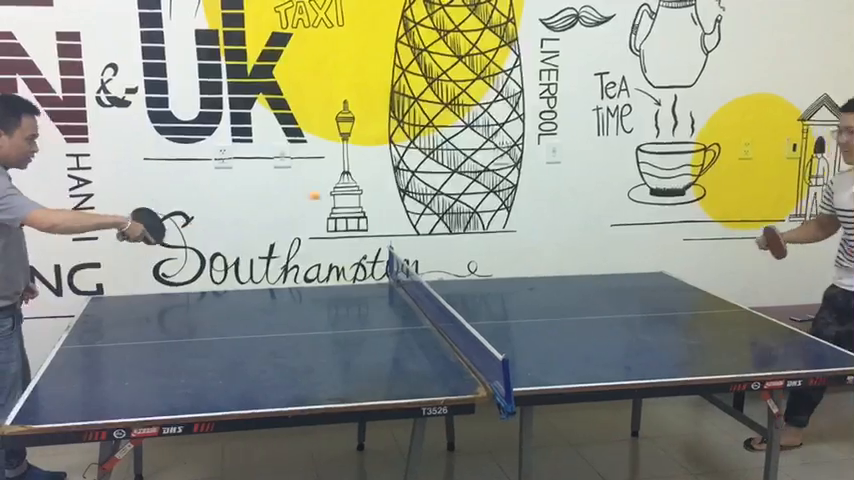
#> input picture frame 64 of 886479956532278082.mp4, 854 x 480 px, given in place of 1533630293571823615.mp4, which was not available
$ python table-tenis.py
#> lines starting #> are read from the running program, lines starting #| are printed output that depends on the picture; after the words box and inside, x2 and y2 are one past the last pixel; in counts of white or black regions, pixels touching at a corner belong together; pictures that were not available may be replaced by others from this repository, and a replacement may not be noted
import cv2
import numpy as np
import imutils

cap = cv2.VideoCapture('1533630293571823615.mp4')
i = 0
t = 0
done = False
#cap = cv2.VideoCapture(0)
while True:
    _, frame = cap.read()
#> frame is the input picture: shape (480, 854, 3); mean B, G, R 133.1, 148.9, 146.5

    flip_frame = cv2.flip(frame, 1)
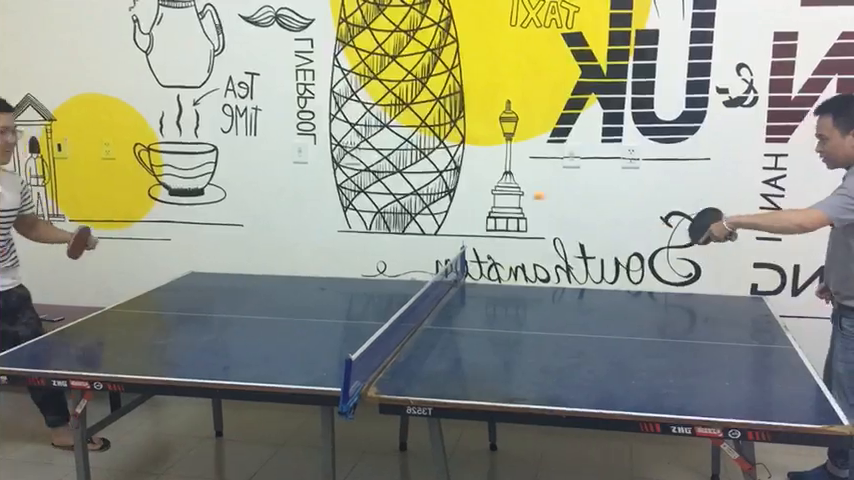
#> flip_frame: shape (480, 854, 3); mean B, G, R 133.1, 148.9, 146.5
    blur = cv2.GaussianBlur(flip_frame, (11, 11), 0)
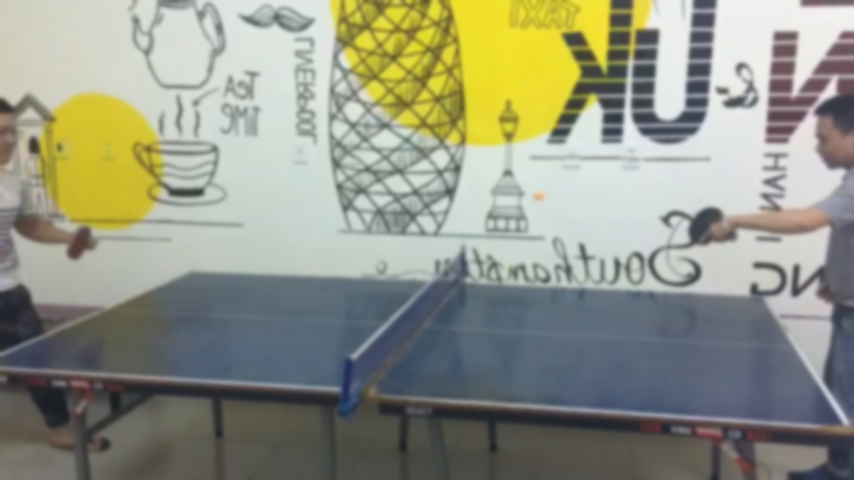
#> blur: shape (480, 854, 3); mean B, G, R 133.1, 148.9, 146.5
    hsv = cv2.cvtColor(blur, cv2.COLOR_BGR2HSV)
#> hsv: shape (480, 854, 3); mean H, S, V 68.2, 47.7, 155.4

    lower = np.array([10, 120, 30])
    upper = np.array([25, 255, 255])

    mask = cv2.inRange(hsv, lower, upper)
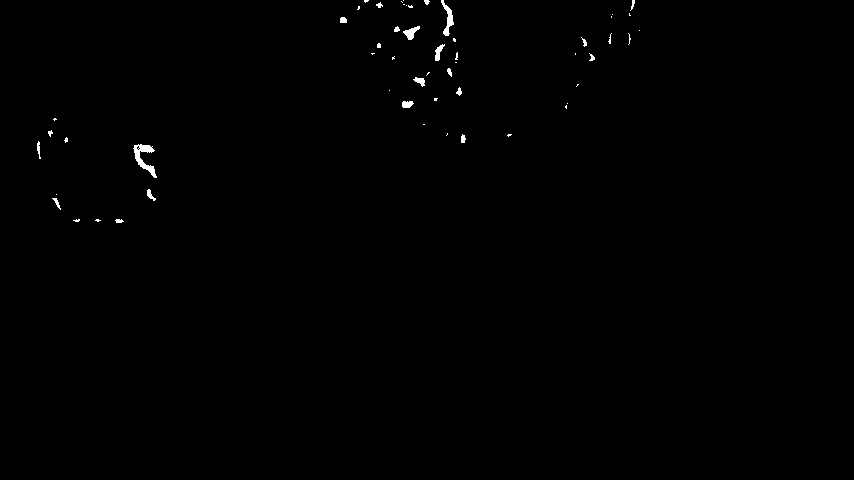
#> mask: shape (480, 854); 0.36% white; 55 white regions (34 under 20 px), largest, box (x1, y1, x2, y2) and area: (133, 144, 157, 178) 303, (441, 0, 454, 36) 181, (403, 26, 420, 40) 115

    mask = cv2.erode(mask, None, iterations=2)
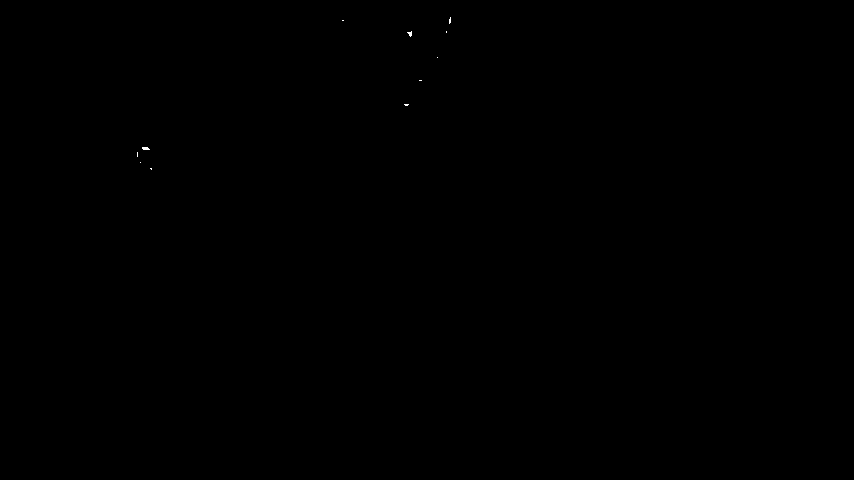
#> mask: shape (480, 854); 0.02% white in thin lines or dots, all inside (x1, y1, x2, y2) = (137, 17, 451, 170)
    mask = cv2.dilate(mask, None, iterations=2)
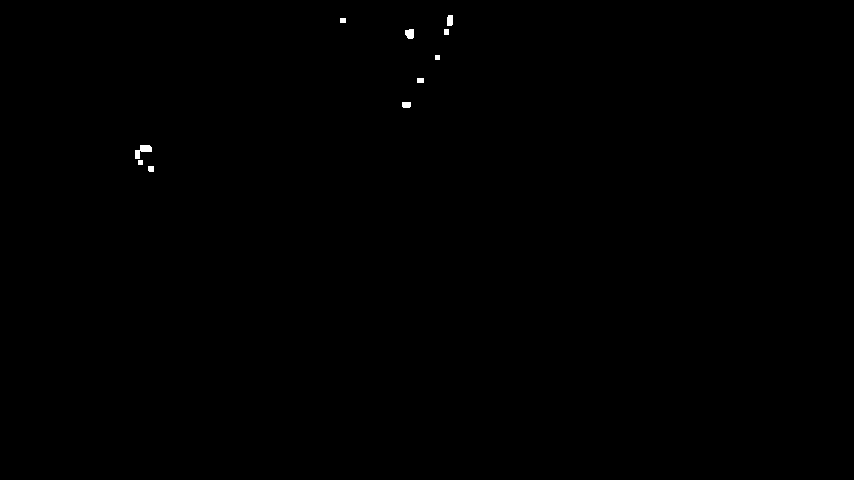
#> mask: shape (480, 854); 0.12% white; 10 white regions

    ball = cv2.bitwise_and(flip_frame, flip_frame, mask=mask)
    ball_crts = cv2.findContours(mask.copy(), cv2.RETR_EXTERNAL, cv2.CHAIN_APPROX_SIMPLE)
#> ball_crts = 10 contours, 2 with area under 20; largest, box (x1, y1, x2, y2) and area: (135, 145, 152, 159) 96, (405, 29, 414, 39) 62, (447, 15, 453, 26) 48, (402, 102, 411, 108) 39, (148, 166, 154, 172) 24, (417, 78, 424, 83) 24, (444, 29, 449, 35) 20, (340, 18, 346, 23) 20

    ball_crts = imutils.grab_contours(ball_crts)

    font = cv2.FONT_HERSHEY_COMPLEX
    if(len(ball_crts) > 0):
        c = max(ball_crts, key=cv2.contourArea)
#> c = contour of 12 points, box (x1, y1, x2, y2) (135, 145, 152, 159), area 96
        ((x,y), radius)=cv2.minEnclosingCircle(c)
#> x = 143; y = 152.5; radius = 9.71
        M =cv2.moments(c)
#> M = moments, m00 96.5, centre m10/m00, m01/m00 = (142.5, 150)
        ball_center = (int(M["m10"]/M["m00"]), int(M["m01"]/M["m00"]))
#> ball_center = (142, 150)
        if(radius>10):
            cv2.circle(flip_frame, (int(x), int(y)), int(radius), (255,0,0), 2)
            cv2.circle(flip_frame, ball_center, 5, (255,0,0), -1)


    if int(M["m10"]/M["m00"]) >= 400 and int(M["m10"]/M["m00"]) <= 430 :
        done = True
    if int(M["m10"]/M["m00"]) > 430 and done:
        t = t + 1
        done = False
    if int(M["m10"]/M["m00"]) < 400 and done:
        i= i + 1
        done = False

    cv2.putText(flip_frame, str(i),(130,100), font, 1,(0,0,0),2,cv2.LINE_AA)
    cv2.putText(flip_frame, str(t),(730,100), font, 1,(0,0,0),2,cv2.LINE_AA)
    cv2.line(flip_frame, (430, 2), (400, 473), (0,255,0), 2)
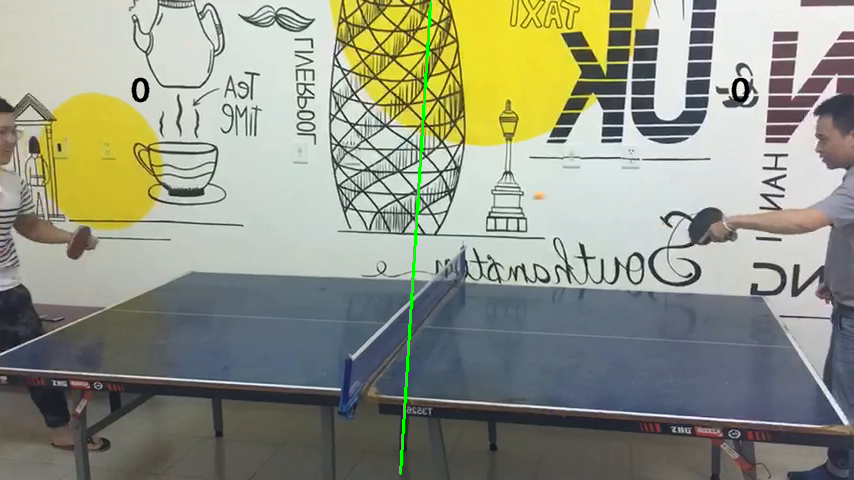
#> flip_frame: shape (480, 854, 3); mean B, G, R 132.6, 149.1, 145.8


    cv2.imshow('ball',ball)
    cv2.imshow('mask',mask)
    cv2.imshow('flip_frame',flip_frame)

    if cv2.waitKey(50) & 0xFF == ord('q'):
#> (key q is pressed here)
        break

cap.release()
cv2.destroyAllWindows()

$ run again, starting later in the video
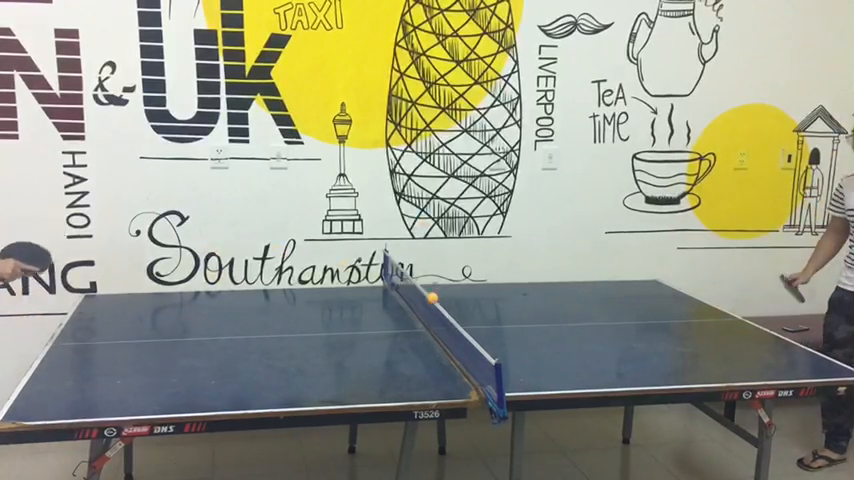
#> input picture frame 291 of 886479956532278082.mp4, 854 x 480 px, given in place of 1533630293571823615.mp4, which was not available
#> frame is the input picture: shape (480, 854, 3); mean B, G, R 136.4, 155.4, 153.7
#> hsv: shape (480, 854, 3); mean H, S, V 58.7, 46.6, 161.1
#> `mask = cv2.inRange(hsv, lower, upper)`:
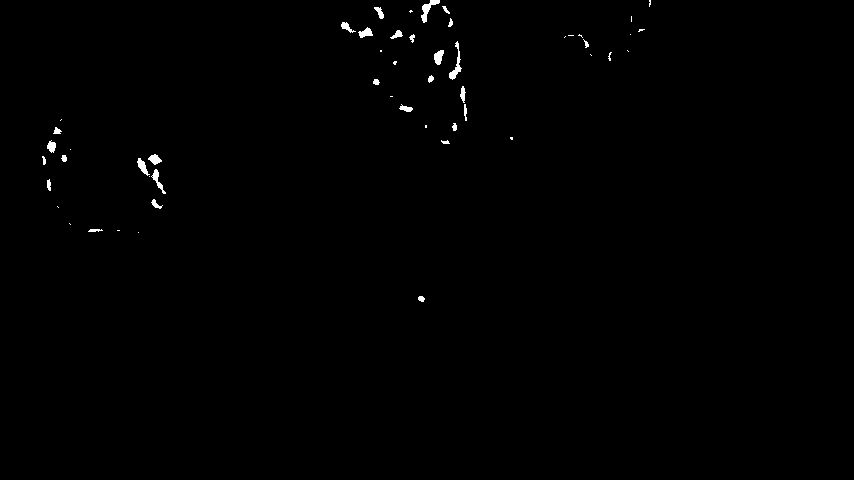
#> mask: shape (480, 854); 0.45% white; 52 white regions (23 under 20 px), largest, box (x1, y1, x2, y2) and area: (421, 0, 440, 23) 157, (449, 41, 462, 80) 155, (151, 169, 166, 194) 108
#> ball_crts = 13 contours, 2 with area under 20; largest, box (x1, y1, x2, y2) and area: (434, 51, 443, 64) 76, (423, 0, 440, 12) 73, (150, 155, 160, 164) 62, (360, 29, 372, 37) 60, (449, 67, 461, 79) 56
#> c = contour of 14 points, box (x1, y1, x2, y2) (434, 51, 443, 64), area 76
#> x = 439; y = 57; radius = 6.71
#> M = moments, m00 75.5, centre m10/m00, m01/m00 = (438, 56.82)
#> ball_center = (437, 56)
#> `cv2.line(flip_frame, (430, 2), (400, 473), (0,255,0), 2)`:
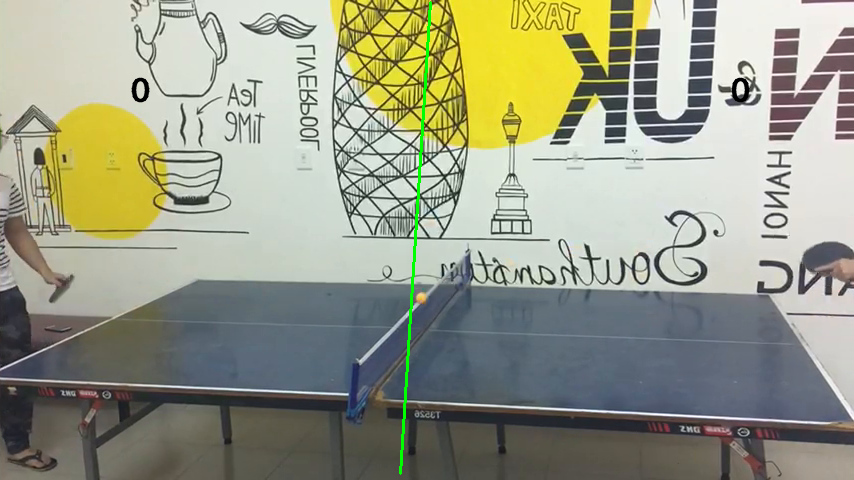
#> flip_frame: shape (480, 854, 3); mean B, G, R 135.8, 155.6, 153

$ run again, starting later in the video
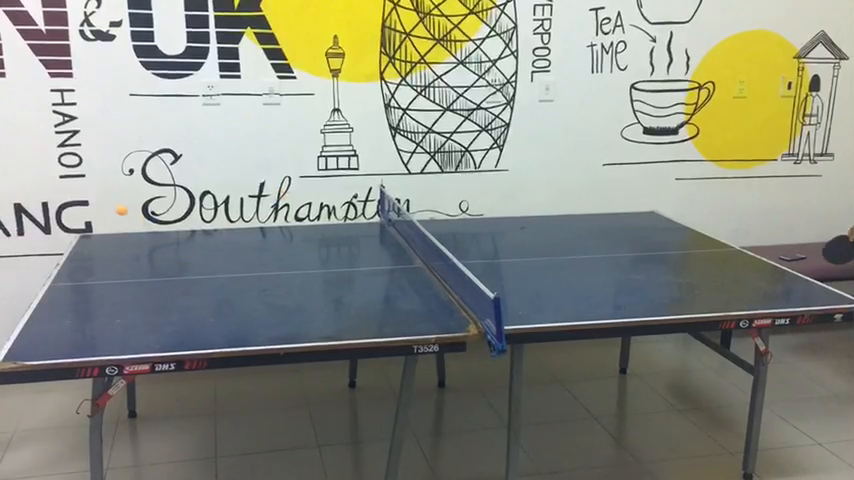
#> input picture frame 517 of 886479956532278082.mp4, 854 x 480 px, given in place of 1533630293571823615.mp4, which was not available
#> frame is the input picture: shape (480, 854, 3); mean B, G, R 131.8, 142.7, 139.9
#> hsv: shape (480, 854, 3); mean H, S, V 65, 40, 148.1
#> `mask = cv2.inRange(hsv, lower, upper)`:
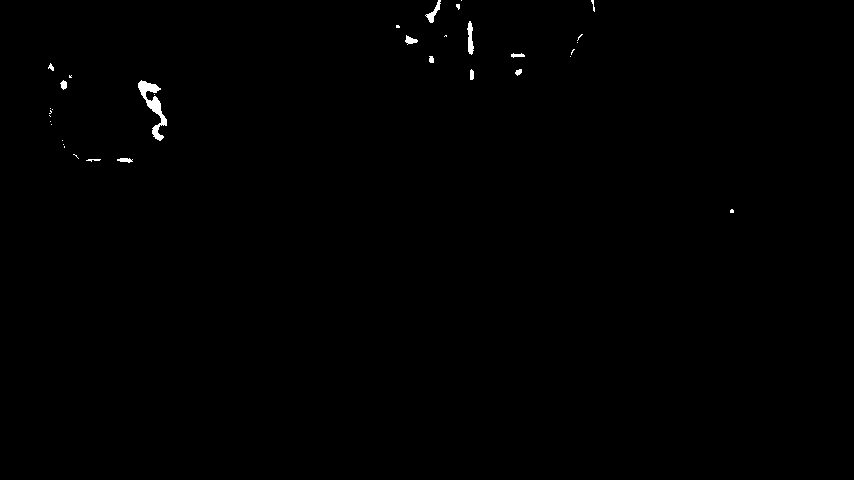
#> mask: shape (480, 854); 0.32% white; 34 white regions (21 under 20 px), largest, box (x1, y1, x2, y2) and area: (138, 80, 167, 141) 569, (467, 21, 474, 55) 148, (425, 0, 441, 23) 120
#> ball_crts = 8 contours; box (x1, y1, x2, y2) and area: (138, 81, 158, 95) 162, (147, 98, 161, 114) 135, (153, 127, 162, 140) 56, (468, 41, 473, 52) 40, (428, 13, 434, 22) 38, (406, 37, 413, 44) 33, (161, 118, 167, 125) 30, (61, 82, 67, 88) 25
#> c = contour of 22 points, box (x1, y1, x2, y2) (138, 81, 158, 95), area 162
#> x = 147.5; y = 86.5; radius = 10.12
#> M = moments, m00 162, centre m10/m00, m01/m00 = (146.6, 87.02)
#> ball_center = (146, 87)
#> `cv2.line(flip_frame, (430, 2), (400, 473), (0,255,0), 2)`:
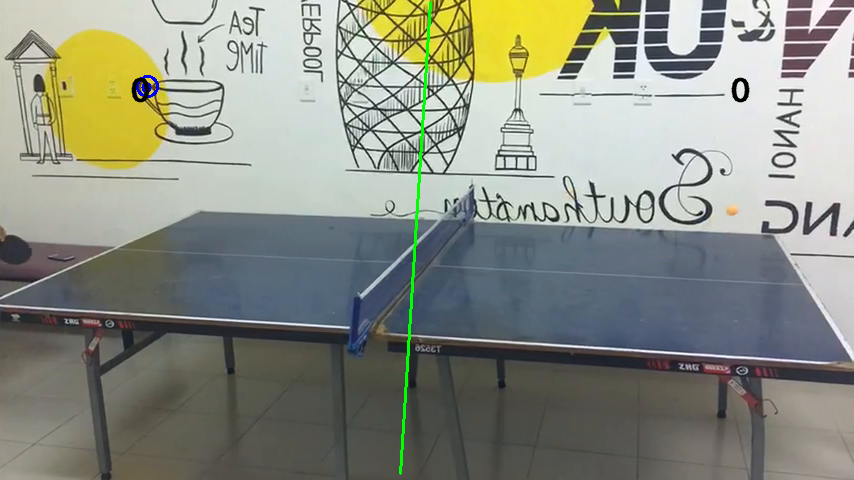
#> flip_frame: shape (480, 854, 3); mean B, G, R 131.4, 142.8, 139.1
